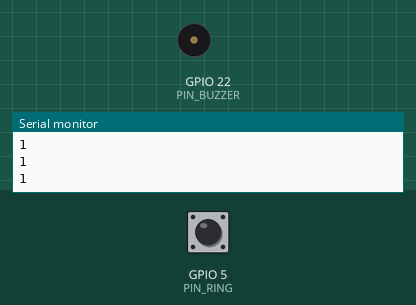
The program below on a simulated ESP32. On the bench: buzzer (waves = sounding), the last lines printed to the serial monitor. The test bench sets the inputs (shaded band); at power-on: GPIO 5 (PIN_RING) HIGH.

Above: at 2.8 s.
2.9 s: GPIO 5 (PIN_RING) pulled LOW for 1.2 s
At 4.2 s:
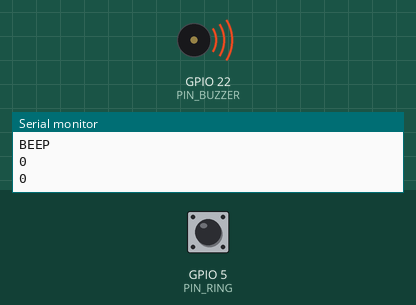
Timing chart, 0 to 6.0 s (numbered marks = the images above; inputs shaded):
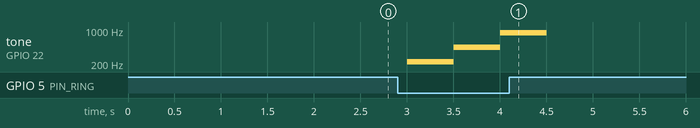

The program:

main.cpp
```cpp
#include <Arduino.h>
#include <FreeRTOS.h>

constexpr int PIN_RING = 5;
constexpr int PIN_BUZZER = 22;
constexpr int LEDC_CHANNEL_BUZZER = 0;

TaskHandle_t beepTask;
volatile bool DRAM_ATTR isBeeping = false;

void IRAM_ATTR startBeep() {
  if (!isBeeping) {
    vTaskResume(beepTask);
  }
}

void beepTaskHandler(__attribute__((unused)) void *) {
  pinMode(PIN_BUZZER, OUTPUT);
  ledcAttachPin(PIN_BUZZER, 0);
  while (true) {
    isBeeping = false;
    vTaskSuspend(beepTask);
    Serial.println("BEEP");
    isBeeping = true;
    ledcWriteTone(LEDC_CHANNEL_BUZZER, 220);
    vTaskDelay(500 / portTICK_PERIOD_MS);
    ledcWriteTone(LEDC_CHANNEL_BUZZER, 440);
    vTaskDelay(500 / portTICK_PERIOD_MS);
    ledcWriteTone(LEDC_CHANNEL_BUZZER, 880);
    vTaskDelay(500 / portTICK_PERIOD_MS);
    ledcWriteTone(LEDC_CHANNEL_BUZZER, 0);
  }
}

void setup() {
  Serial.begin(9600);
  pinMode(PIN_RING, INPUT_PULLUP);
  xTaskCreatePinnedToCore(&beepTaskHandler, "Beep", 1024, nullptr, 1, &beepTask, 1);
  attachInterrupt(digitalPinToInterrupt(PIN_RING), startBeep, FALLING);
}

void loop() {
  Serial.println(digitalRead(PIN_RING));
  vTaskDelay(1000 / portTICK_PERIOD_MS);
}
```

Measured:
- after the input at 2.9 s, tone on GPIO 22 (PIN_BUZZER): silent → 220 Hz after 0.10 s, → 440 Hz 0.50 s later, → 880 Hz 0.50 s later, → silent 0.50 s later
